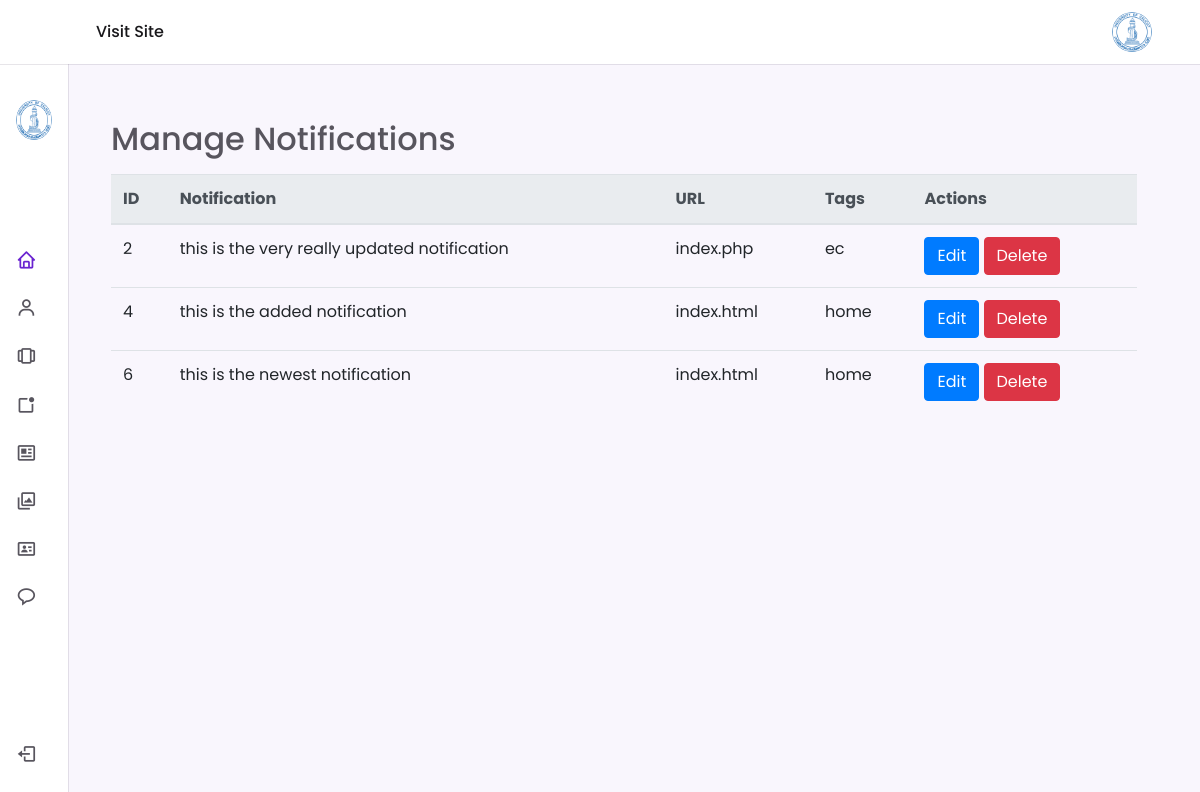
Page /managenotification.php (signed in) on the committed database.
### tables this page shows
CREATE TABLE `notification` (
  `id` int(11) NOT NULL,
  `notification` text NOT NULL,
  `url` varchar(255) NOT NULL,
  `tags` varchar(255) DEFAULT 'home'
);

### managenotification.php (the view, shortened to what this page needs)
<?php
require_once 'database.php';
$sql = "SELECT * FROM notification";
$result = mysqli_query($conn, $sql);
?>
<!DOCTYPE html>
<html lang="en">
<head>
    <link href="https://maxcdn.bootstrapcdn.com/bootstrap/4.5.2/css/bootstrap.min.css" rel="stylesheet">
</head>
<body>
    <?php include 'sidebar4.php'; ?>
    <div class="container">
        <h2 class="mt-5">Manage Notifications</h2>
        <table class="table mt-3">
            <thead class="thead-light">
                <tr>
                    <th>ID</th>
                    <th>Notification</th>
                    <th>URL</th>
                    <th>Tags</th>
                    <th>Actions</th>
                </tr>
            </thead>
            <tbody>
                <?php while ($row = mysqli_fetch_assoc($result)): ?>
                    <tr>
                        <td><?php echo $row['id']; ?></td>
                        <td><?php echo $row['notification']; ?></td>
                        <td><?php echo $row['url']; ?></td>
                        <td><?php echo $row['tags']; ?></td>
                        <td>
                            <a class="btn btn-primary" href="editnotification.php?id=<?php echo $row['id']; ?>">Edit</a>
                            <a class="btn btn-danger" href="deletenotification.php?id=<?php echo $row['id']; ?>">Delete</a>
                        </td>
                    </tr>
                <?php endwhile; ?>
            </tbody>
        </table>
    </div>
</body>
</html>

### sidebar4.css (style rules this page uses)
:root { --header-height: 3.5rem; --nav-width: 219px; --first-color: #6923D0; --first-color-light: #F4F0FA; --title-color: #19181B; --text-color: #58555E; --text-color-light: #A5A1AA; --body-color: #F9F6FD; --container-color: #FFFFFF; --body-font: 'Poppins', sans-serif; --normal-font-size: .938rem; --small-font-size: .75rem; --smaller-font-size: .75rem; --font-medium: 500; --font-semi-bold: 600; --z-fixed: 9999; }
@media screen and (min-width: 1024px) { :root { --normal-font-size: 1rem; --small-font-size: .875rem; --smaller-font-size: .813rem; } }
body { margin: var(--header-height) 0 0 0; padding: 1rem 1rem 0; font-family: var(--body-font); font-size: var(--normal-font-size); background-color: var(--body-color); color: var(--text-color); }
a { text-decoration: none; }
@media screen and (min-width: 768px) { body { padding: 1rem 3rem 0 6rem; } }

### rows in the picture
notification: id "2", notification "this is the very really updated notification", url "index.php", tags "ec"
notification: id "4", notification "this is the added notification", url "index.html", tags "home"
notification: id "6", notification "this is the newest notification", url "index.html", tags "home"
